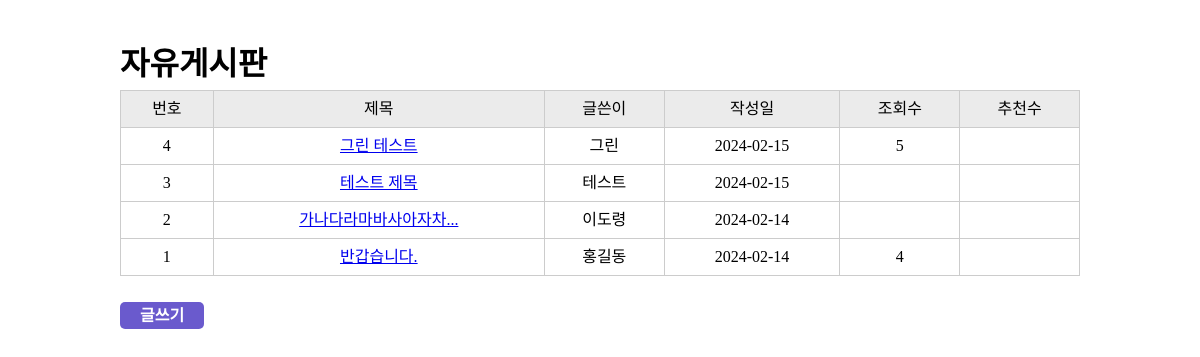
Before: / with the older database file.
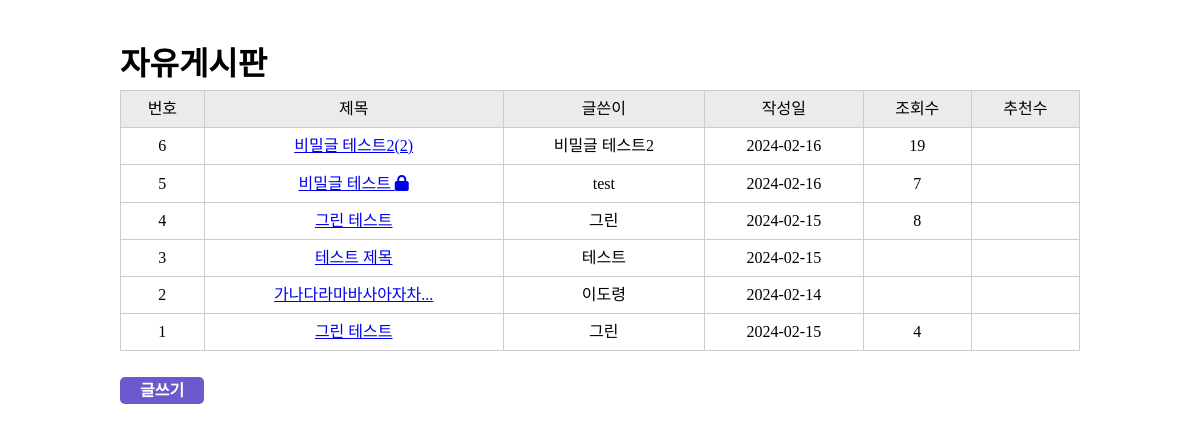
After: the same page with the newer database file.
### tables this page shows
CREATE TABLE `board` (
  `idx` int(11) NOT NULL,
  `name` varchar(100) NOT NULL,
  `pw` varchar(100) NOT NULL,
  `title` varchar(100) NOT NULL,
  `content` text NOT NULL,
  `date` date NOT NULL,
  `hit` int(11) DEFAULT NULL,
  `thumbsup` int(11) DEFAULT NULL,
  `lock_post` int(11) DEFAULT NULL
);

### index.php (the view, shortened to what this page needs)
<?php
  include $_SERVER['DOCUMENT_ROOT']."/advbbs/inc/db.php";
?>
<!DOCTYPE html>
<html lang="en">
<head>
  <link rel="stylesheet" href="https://cdnjs.cloudflare.com/ajax/libs/font-awesome/6.5.1/css/all.min.css" />
  <link rel="stylesheet" href="css/bbs.css">
</head>
<body>
  <div class="wrapper">
    <h1>자유게시판</h1>
    <table>
      <thead>
        <tr>
          <th>번호</th>
          <th>제목</th>
          <th>글쓴이</th>
          <th>작성일</th>
          <th>조회수</th>
          <th>추천수</th>
        </tr>
      </thead>
      <tbody>
      <?php
        $sql = "SELECT * FROM board order by idx desc";
        $result = $mysqli->query($sql);
        while($row = mysqli_fetch_assoc($result)){
          $title = $row['title'];
          $reply_cnt_sql = "SELECT COUNT(*) AS cnt FROM reply WHERE b_idx={$row['idx']}";
          $reply_cnt_result = $mysqli->query($reply_cnt_sql);
          $reply_row = mysqli_fetch_assoc($reply_cnt_result);
          if($reply_row['cnt'] > 0){
            $rc = "(".$reply_row['cnt'].")";
          } else{
            $rc ='';
          }
          if(iconv_strlen($title) > 10){
            $title = str_replace($title,iconv_substr($title,0,10,'utf-8').'...',$title);
          }
      ?>
      <tr>
        <td><?= $row['idx'] ?></td>
        <td>
          <?php if($row['lock_post'] == 1){ ?>
          <a href="page/board/lock_read.php?idx=<?= $row['idx'] ?>"><?= $title.$rc; ?> <i class="fa-solid fa-lock"></i></a>
          <?php  } else { ?>
            <a href="page/board/read.php?idx=<?= $row['idx'] ?>"><?= $title.$rc; ?></a>
          <?php } ?>
        </td>
        <td><?= $row['name'] ?></td>
        <td><?= $row['date'] ?></td>
        <td><?= $row['hit'] ?></td>
        <td><?= $row['thumbsup'] ?></td>
      </tr>
      <?php
        }
      ?>
      </tbody>
    </table>
    <div class="links">
      <a href="./page/board/write.php">글쓰기</a>
    </div>
  </div>
</body>
</html>

Changed rows visible on the page:
added board: idx "6", title "비밀글 테스트2", rc "(2)", name "비밀글 테스트2", date "2024-02-16", hit "19"
added board: idx "5", title "비밀글 테스트", name "test", date "2024-02-16", hit "7"
changed board id 4: hit "5" → "8"
changed board id 1: title "반갑습니다." → "그린 테스트"; name "홍길동" → "그린"; date "2024-02-14" → "2024-02-15"
